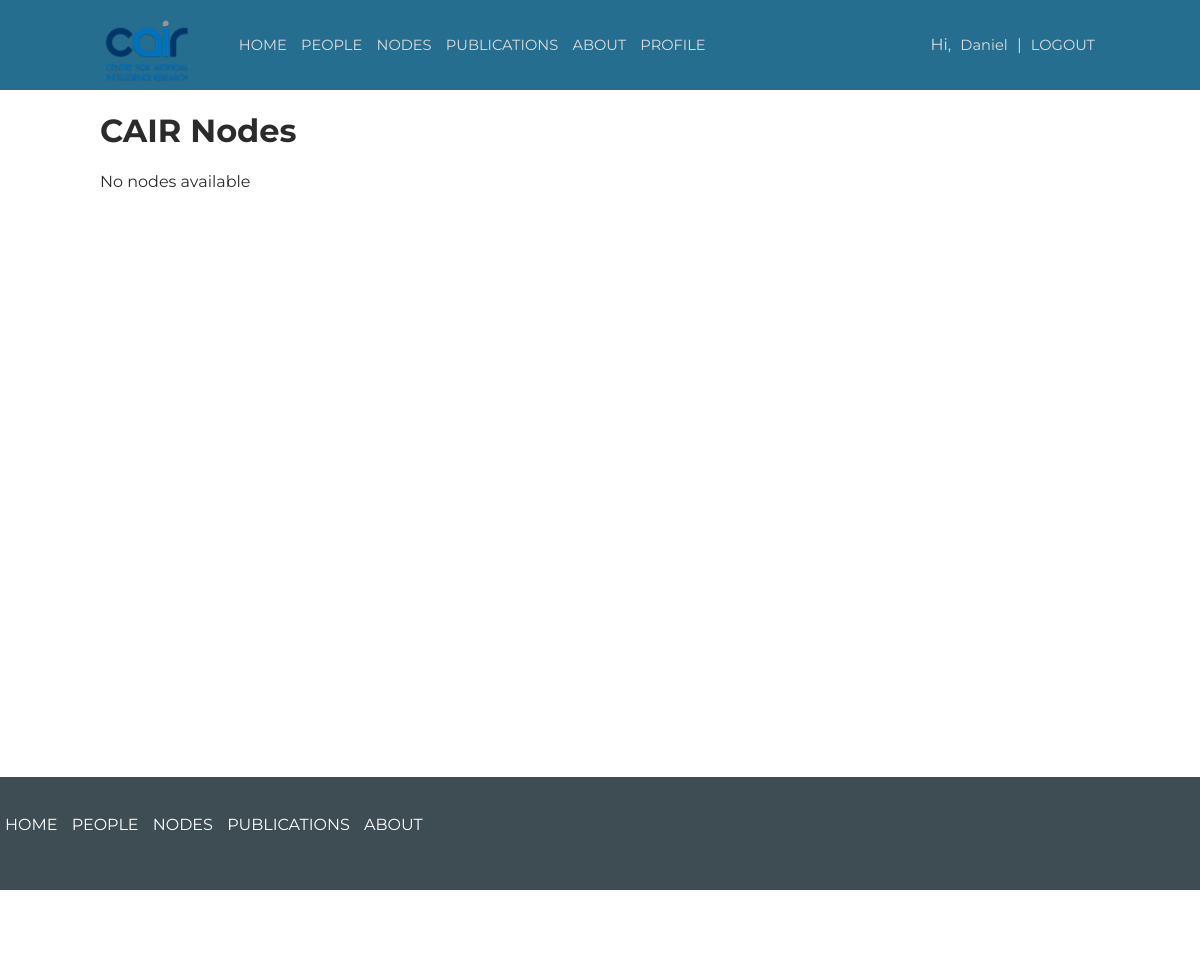
Page /nodes.php (signed in) on the earlier database version.
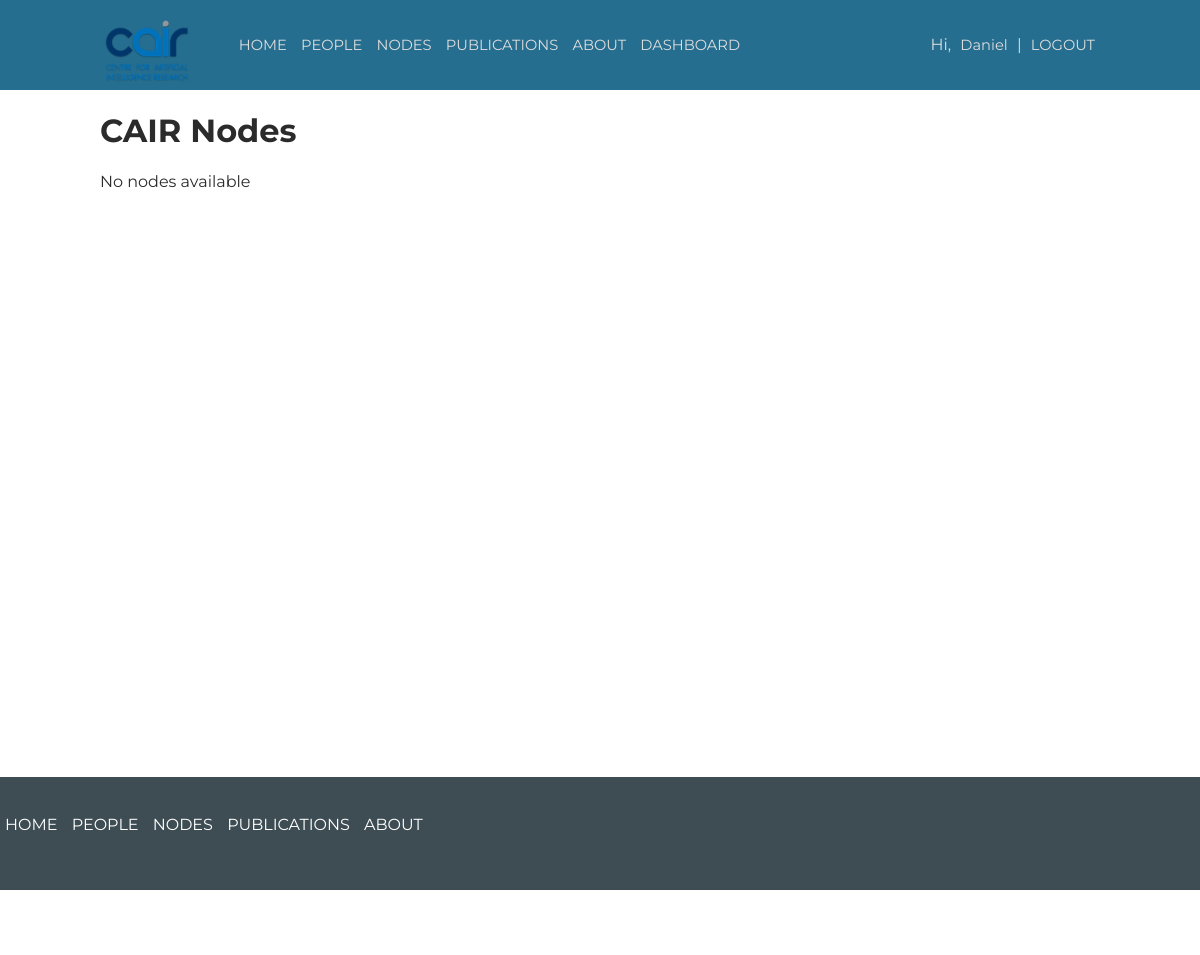
Same page on the later database version.
### assets/php/classes/person.php (called while the page is built, shortened)
<?php
class Person{
    var $name;
    var $permission;
    function __construct(){
        $this->name = "";
        $this->permission = -1;
    }
    function set_details($user_name, $user_surname, $user_email, $user_permission, $user_node_id){
        $this->name = $user_name;
        $this->permission = $user_permission;
    }
    function get_name(){
        return $this -> name;
    }
    function get_permission(){
        return $this -> permission;
    }
}
?>

### assets/php/fetch_data.php (called while the page is built, shortened)
<?php
    include './assets/php/connection.php';
    $query2 = "SELECT * FROM users";
    $people_from_db = mysqli_query($dbc, $query2);
?>

### nodes.php (the view, shortened to what this page needs)
<!DOCTYPE html>
<html lang="en">
<head>
<?php include 'assets/php/dependencies.php'?>
</head>
<body>
	<?php include './assets/php/header.php';?>
<div class="container">
	<h1>CAIR Nodes</h1>
        <?php
        $count = 0;
		?>
<?php if ($count==0)
    echo "No nodes available";?>
    </div>
	<?php include './assets/php/footer.php';?>
</body>
</html>

### assets/php/header.php (shortened to what this page needs)
<?php
include_once './assets/php/session.php';
?>
<div id="header-panel">
    <a href="./"><div class="float-left"><img src="./assets/images/cair-logo.png" alt="CAIR logo" class="header-logo"></div></a>
    <div class="float-left"><a href='./'>HOME</a>
    <a href='./people.php'>PEOPLE</a>
    <a href='./nodes.php'>NODES</a>
    <a href='./publications.php'>PUBLICATIONS</a>
        <a href='./about.php'>ABOUT</a>
        <?php
    if (isset($_SESSION['user'])){
        $user = unserialize($_SESSION['user']);
        $user_permission = $user->get_permission();
    }else{
        $user_permission = 0;
    }
        if (isset($_SESSION) && $_SESSION['logged_in'] == 'true'){
            if ($user_permission == 0 || $user_permission == 4){
            echo "
            <a href='./profile.php'>PROFILE</a> ";}
            if (($user_permission == 1) || ($user_permission == 2) || ($user_permission == 3) ){
            echo " <a href='./dashboard.php'>DASHBOARD</a> ";} ?>
            </div>
            <div style="float: right">
            <?php
                $n = $user->get_name();
            echo "Hi, <a href='profile.php'>$n</a> | <a href='./logout.php'>LOGOUT</a>";?>
            </div>
            <?php
        }
        else{
            echo "</div>";
        }
    ?>
</div>

Differences in the rows shown:
changed users "Daniel": user_permission 0 → 1 (drawn)
Other differences:
text no longer shown: "PROFILE"
text now shown: "DASHBOARD"
